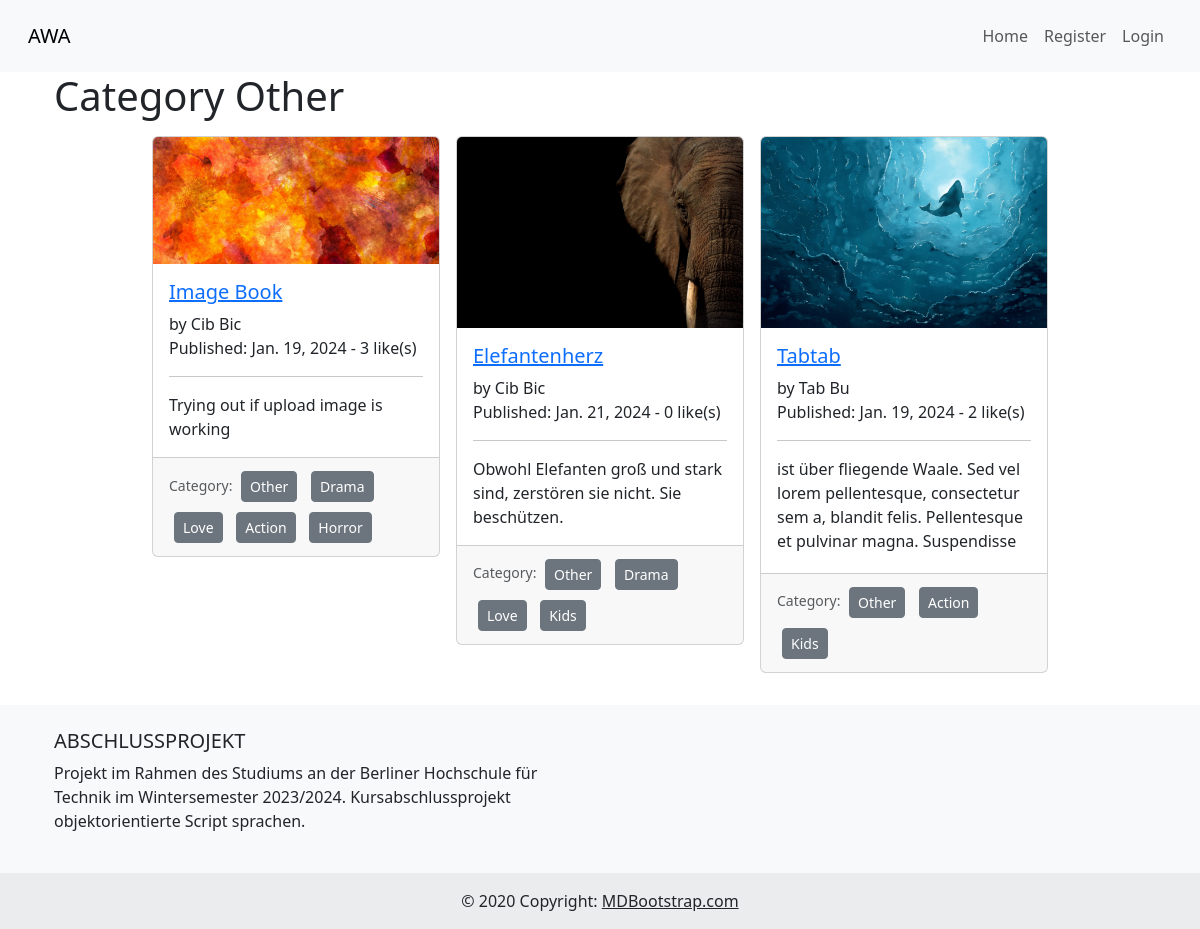
The page /categories/1/ on the database its author committed.
### awamain/models.py (models this page shows, shortened)
class Category(models.Model):
    name = models.CharField(max_length=255)
    def __str__(self):
        return f'{self.name}'
    class Meta:
        verbose_name_plural = "Categories"

class Post(models.Model):
    title = models.CharField(max_length=255)
    book_cover = models.ImageField(null=True, blank=True, upload_to='images/')
    author = models.ForeignKey(User, on_delete=models.CASCADE)
    body = RichTextField(blank=True, null=True)
    pub_date = models.DateField(auto_now_add=True)
    last_edit = models.DateTimeField(auto_now=True)
    category = models.ManyToManyField("Category", blank=True, related_name="posts")
    description = models.CharField(max_length=255)
    likes = models.ManyToManyField(User, related_name='book_post')
    def total_likes(self):
        return self.likes.count()

### awamain/views.py (the view)
# urls.py: path('categories/<str:cats>/', CategoryView, name='category'),
def CategoryView(request, cats):
    category_posts = Post.objects.filter(category=cats)
    catlist = Category.objects.filter(id=cats)
    category = catlist[0] if len(catlist) > 0 else 'unknown'
    return render(request, 'categories.html',
                  context={'cats': cats.title(), 'category_posts': category_posts, 'category': category})

### awamain/templates/categories.html
{% extends 'base.html' %}
{% load static %}
{% block content %}
{% if category_posts %}
<h1>Category {{ category }}</h1>
<div class="d-flex flex-wrap justify-content-center">
    {% for post in category_posts %}
    <a href="{% url 'book-detail' post.pk %}">
        <div class="card m-2" style="width: 18rem; height: 100%;">
            <img src="{% if post.book_cover %}{{ post.book_cover.url }}{% else %}{% static 'awamain/images/default_book_cover_awa.jpg' %}{% endif %}"
                 class="card-img-top" alt="{{ post.title }}" style="object-fit: cover;">
            <div class="card-body">
                <h5 class="card-title">
                    <a href="{% url 'book-detail' post.pk %}">{{ post.title }}</a>
                </h5>
                <div class="card-text">
                    by {{ post.author.first_name }} {{ post.author.last_name }}<br>
                    Published: {{ post.pub_date }} - {{ post.total_likes }} like(s)
                    <hr>
                    <div class="scrollable-description" style="max-height: 100px; overflow-y: auto;">
                        {{ post.description | safe }}
                    </div>
                </div>
            </div>
            <div class="card-footer">
                <small class="text-muted">
                    Category:
                    {% for category in post.category.all %}
                    <a href="{% url 'category' category.id %}" class="btn btn-sm btn-secondary"
                       style="margin: 5px;">{{ category.name }}</a>
                    {% endfor %}
                </small>
            </div>
        </div>
    </a>
    {% endfor %}
</div>
{% else %}
<p>This category does not exist yet...</p>
{% endif %}
{% endblock %}

### static/awamain/css/style.css (style rules this page uses)
body { min-height: 100vh; display: flex; flex-direction: column; }

### rows shown on the page
Category: name "Other"
Post: book_cover (picture), title "Image Book", author.first_name "Cib", author.last_name "Bic", pub_date "Jan. 19, 2024", total_likes "3", description "Trying out if upload image is working"
Category: name "Drama"
Category: name "Love"
Category: name "Action"
Category: name "Horror"
Post: book_cover (picture), title "Elefantenherz", author.first_name "Cib", author.last_name "Bic", pub_date "Jan. 21, 2024", total_likes "0", description "Obwohl Elefanten groß und stark sind, zerstören sie nicht. Sie beschützen."
Category: name "Kids"
Post: book_cover (picture), title "Tabtab", author.first_name "Tab", author.last_name "Bu", pub_date "Jan. 19, 2024", total_likes "2", description "ist über fliegende Waale. Sed vel lorem pellentesque, consectetur sem a, blandit felis. Pellentesque et pulvinar magna. Suspendisse…"
